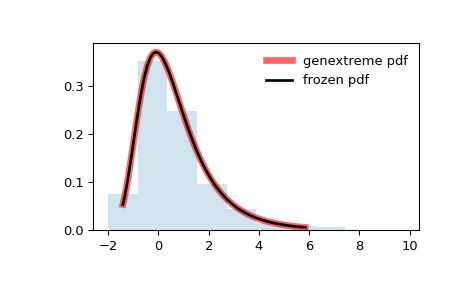

This chart was generated by the following Python code:
from scipy.stats import genextreme
import matplotlib.pyplot as plt
fig, ax = plt.subplots(1, 1)

# Calculate the first four moments:

c = -0.1
mean, var, skew, kurt = genextreme.stats(c, moments='mvsk')

# Display the probability density function (``pdf``):

x = np.linspace(genextreme.ppf(0.01, c),
                genextreme.ppf(0.99, c), 100)
ax.plot(x, genextreme.pdf(x, c),
       'r-', lw=5, alpha=0.6, label='genextreme pdf')

# Alternatively, the distribution object can be called (as a function)
# to fix the shape, location and scale parameters. This returns a "frozen"
# RV object holding the given parameters fixed.

# Freeze the distribution and display the frozen ``pdf``:

rv = genextreme(c)
ax.plot(x, rv.pdf(x), 'k-', lw=2, label='frozen pdf')

# Check accuracy of ``cdf`` and ``ppf``:

vals = genextreme.ppf([0.001, 0.5, 0.999], c)
np.allclose([0.001, 0.5, 0.999], genextreme.cdf(vals, c))
# True

# Generate random numbers:

r = genextreme.rvs(c, size=1000)

# And compare the histogram:

ax.hist(r, density=True, histtype='stepfilled', alpha=0.2)
ax.legend(loc='best', frameon=False)
plt.show()
